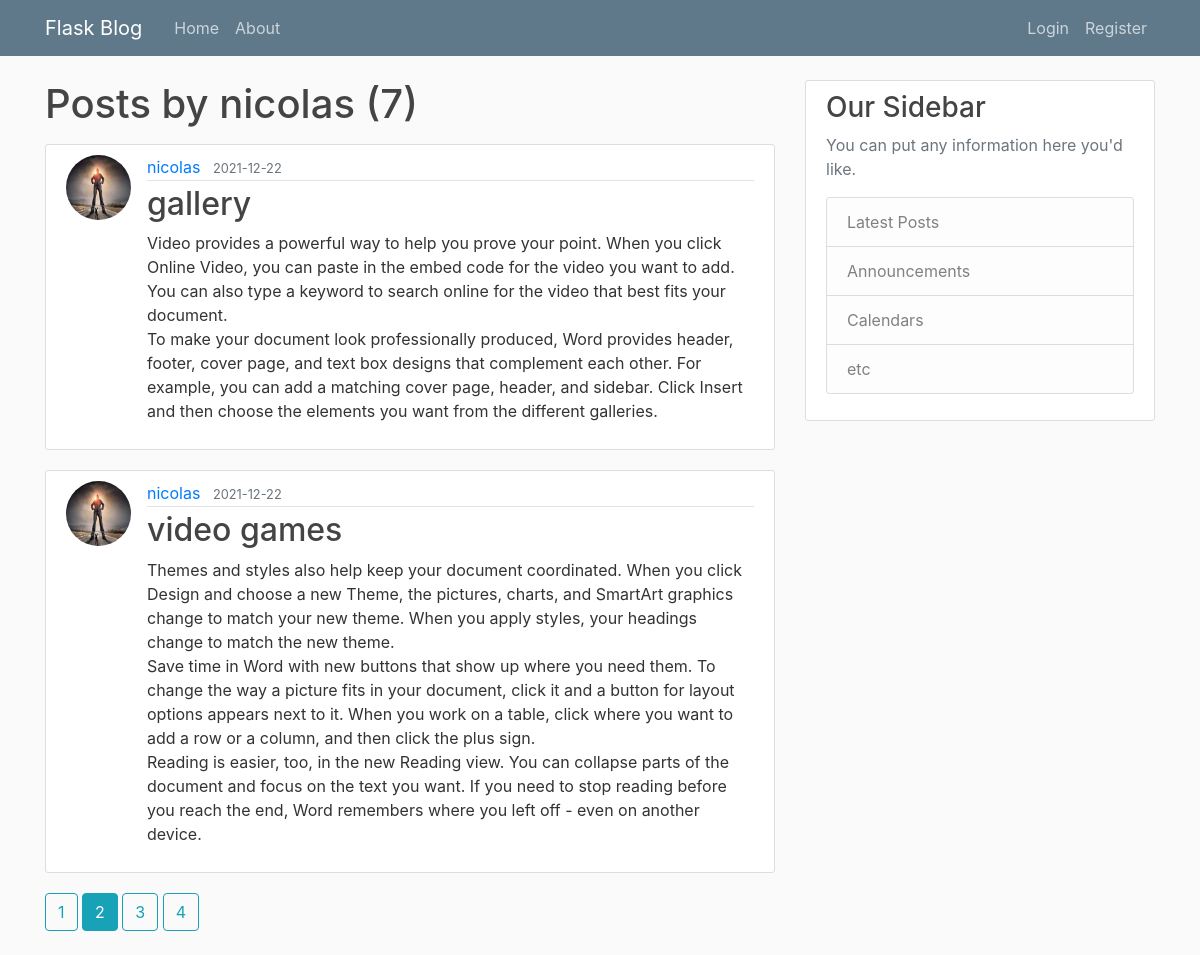
The page /user/nicolas?page=2 on the database its author committed.
### blog/models.py (models this page shows, shortened)
class User(db.Model, UserMixin):
    id = db.Column(db.Integer, primary_key=True)
    username = db.Column(db.String(20),
                         unique=True,
                         nullable=False)
    email = db.Column(db.String(120),
                      unique=True,
                      nullable=False)
    image_file = db.Column(db.String(20),
                           nullable=False,
                           default='default.jpg')
    password = db.Column(db.String(60),
                         nullable=False)
    posts = db.relationship('Post', backref='author', lazy=True)

class Post(db.Model):
    id = db.Column(db.Integer, primary_key=True)
    title = db.Column(db.String(100),
                      nullable=False)
    date = db.Column(db.DateTime, nullable=False, default=datetime.utcnow)
    content = db.Column(db.Text,
                        nullable=False)
    user_id = db.Column(db.Integer, db.ForeignKey('user.id'), nullable=False)

### blog/routes.py (the view)
@app.route("/user/<string:username>")
def user_posts(username):
    page = request.args.get('page', 1, type=int)
    user = User.query.filter_by(username=username).first_or_404()
    posts = Post.query.filter_by(author=user)\
        .order_by(Post.date.desc())\
        .paginate(page=page, per_page=2)
    return render_template('user_posts.html', posts=posts, user=user)

### blog/templates/user_posts.html (shortened to what this page needs)
{% extends 'base.html' %}
{% block content %}
    <h1 class="mb-3"> Posts by {{ user.username }} ({{ posts.total }})</h1>
    {% for post in posts.items %}
        <article class="media content-section">
          <img src="{{ url_for('static', filename='profile/'+ post.author.image_file) }}" class="rounded-circle article-img" alt="">
          <div class="media-body">
            <div class="article-metadata">
              <a class="mr-2" href="{{ url_for('user_posts', username=post.author.username) }}">{{ post.author.username }}</a>
              <small class="text-muted">{{ post.date.strftime('%Y-%m-%d') }}</small>
            </div>
            <h2><a class="article-title" href="{{ url_for('post', post_id=post.id) }}">{{ post.title }}</a></h2>
            <p class="article-content">{{ post.content }}</p>
          </div>
        </article>
    {% endfor %}
    {% for page_num in posts.iter_pages(left_edge=1, right_edge=1, left_current=1, right_current=2) %}
        {% if page_num %}
          {% if posts.page == page_num %}
            <a class="btn btn-info mb-4" href="{{ url_for('user_posts', username=user.username, page=page_num) }}">{{ page_num }}</a>
          {% else %}
            <a class="btn btn-outline-info mb-4" href="{{ url_for('user_posts', username=user.username,  page=page_num) }}">{{ page_num }}</a>
          {% endif %}
        {% else%}
          ...
        {% endif %}
    {% endfor %}
{% endblock %}

### blog/static/main.css (style rules this page uses)
body { background: #fafafa; color: #333333; margin-top: 5rem; }
h1, h2, h3, h4, h5, h6 { color: #444444; }
.content-section { background: #ffffff; padding: 10px 20px; border: 1px solid #dddddd; border-radius: 3px; margin-bottom: 20px; }
.article-title { color: #444444; }
.article-content { white-space: pre-line; }
.article-img { height: 65px; width: 65px; margin-right: 16px; }
.article-metadata { padding-bottom: 1px; margin-bottom: 4px; border-bottom: 1px solid #e3e3e3 }

### rows shown on the page
User: username "nicolas"
Post: image_file (picture), author.username "nicolas", date "2021-12-22", title "gallery", content "Video provides a powerful way to help you prove your point. When you click Online Video, you can paste in the embed code for the video you want to add. You can also type a keyword to search online for the video that best fits your document. To make your document look professionally produced, Word provides header, footer, cover page, and text box designs that complement each other. For example, you can add a matching cover page, header, and sidebar. Click Insert and then choose the elements you want from the different galleries."
Post: image_file (picture), author.username "nicolas", date "2021-12-22", title "video games", content "Themes and styles also help keep your document coordinated. When you click Design and choose a new Theme, the pictures, charts, and SmartArt graphics change to match your new theme. When you apply styles, your headings change to match the new theme. Save time in Word with new buttons that show up where you need them. To change the way a picture fits in your document, click it and a button for layout options appears next to it. When you work on a table, click where you want to add a row or a column, and then click the plus sign. Reading is easier, too, in the new Reading view. You can collapse parts of the document and focus on the text you want. If you need to stop reading before you reach…"

### other values the page prints
{{ posts.total }} "7"
{{ page_num }} "1" "3" "4"
{{ page_num }} "2"
